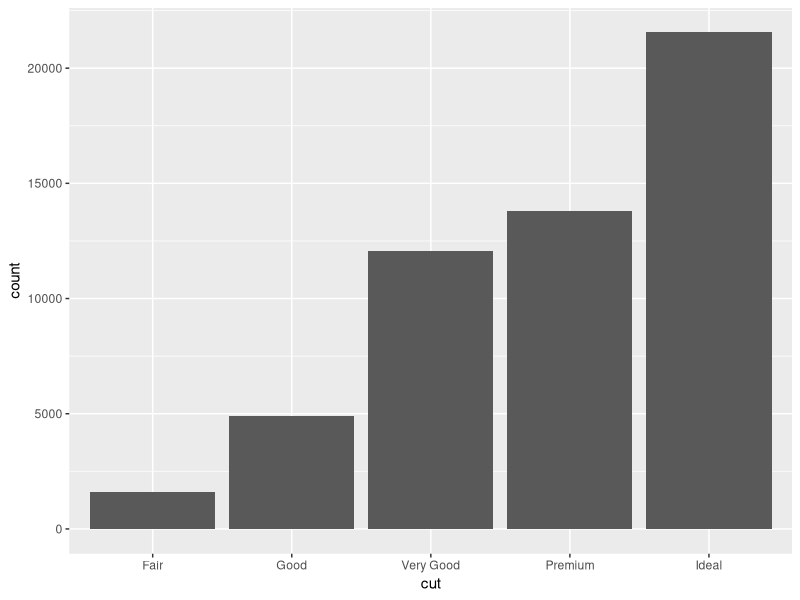
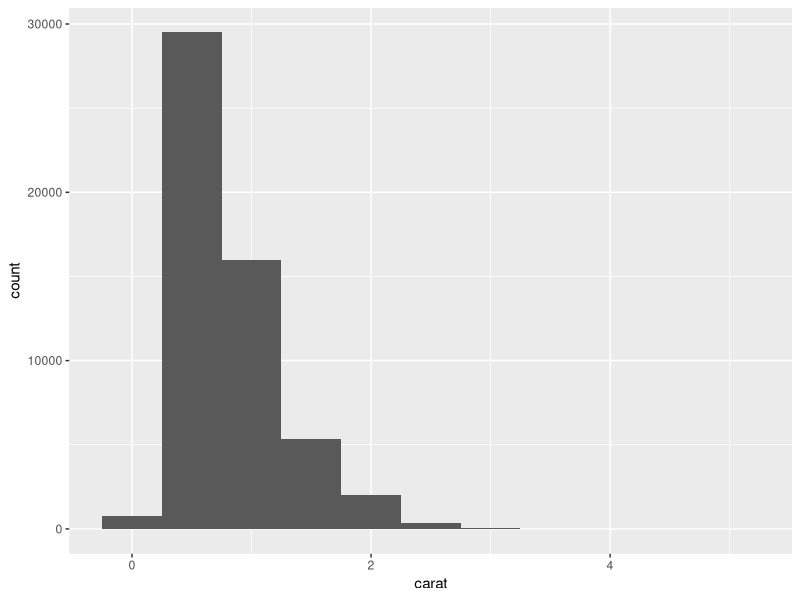
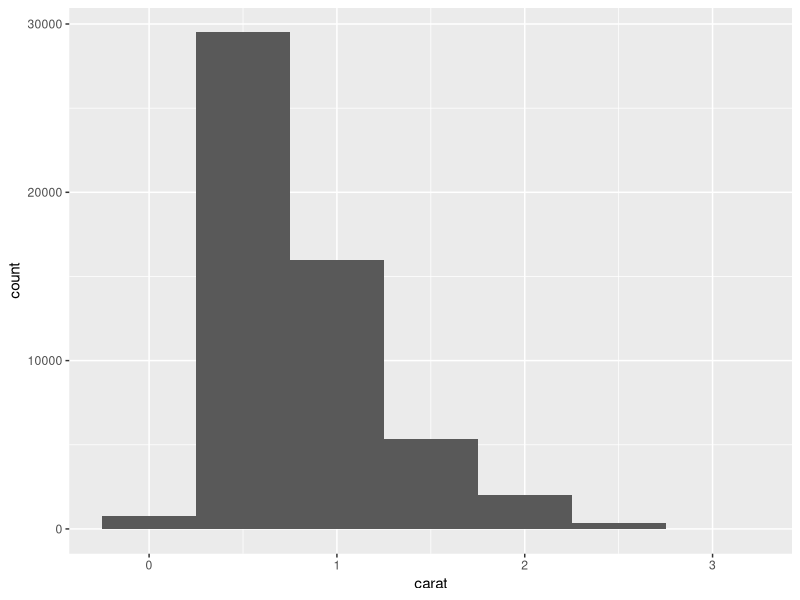
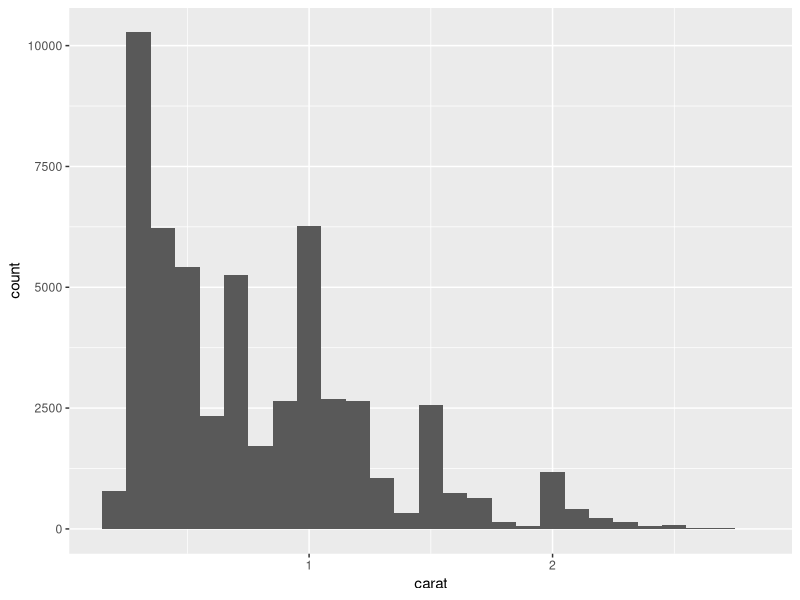
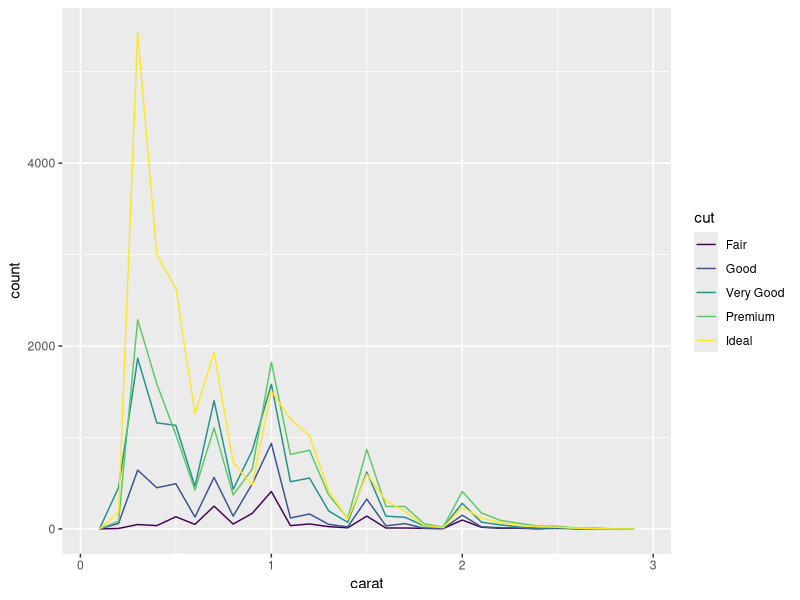
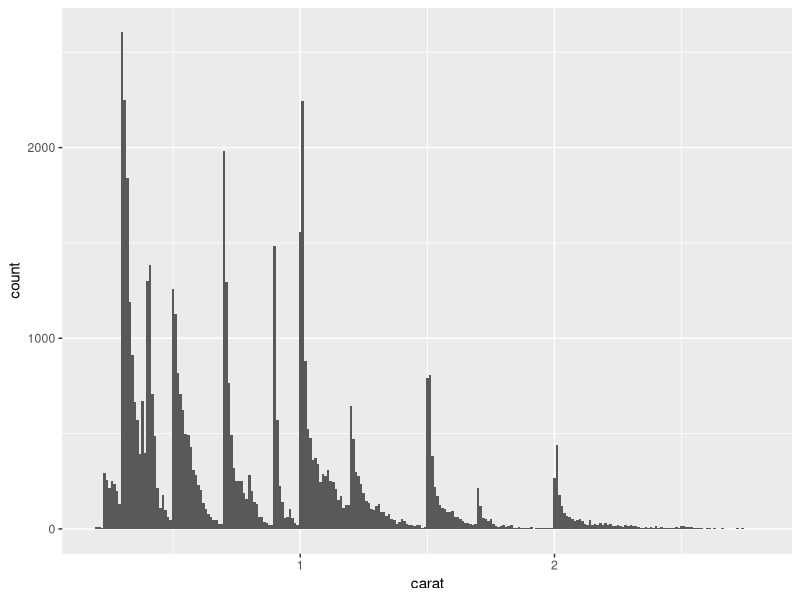
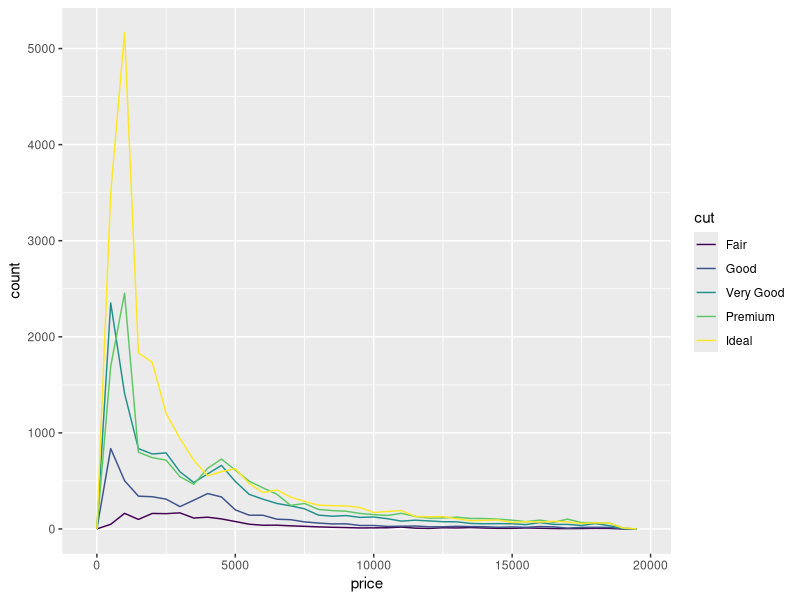
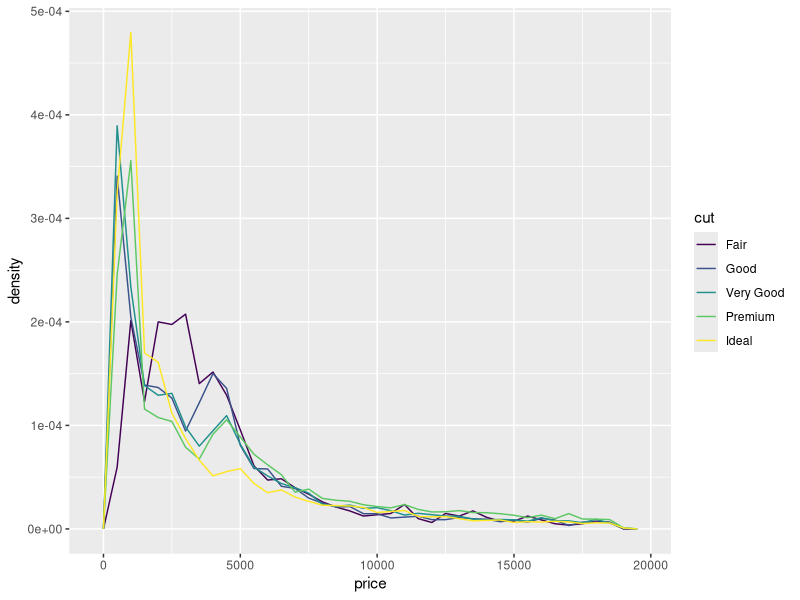

Reproduce these figures in R, in order.
library(tidyverse)
View(diamonds)
ggplot(data = diamonds)+
  geom_bar(mapping = aes(x = cut))

ggplot(data = diamonds)+
  geom_histogram(mapping = aes(x = carat), binwidth = 0.5)

smaller <-diamonds %>%
  filter(carat <3)
smaller

ggplot(data = smaller,mapping = aes(x = carat))+
  geom_histogram(binwidth = 0.5)

ggplot(data = smaller,mapping = aes(x = carat))+
  geom_histogram(binwidth = 0.1)


ggplot(data = smaller,mapping = aes(x = carat, colour = cut))+
  geom_freqpoly(binwidth = 0.1)

ggplot(data = smaller,mapping = aes(x = carat))+
  geom_histogram(binwidth = 0.01)


ggplot(data = diamonds,mapping = aes(x =price))+
  geom_freqpoly(mapping = aes(colour = cut), binwidth =500)

ggplot(data = diamonds,mapping = aes(x =price, y = ..density..))+
  geom_freqpoly(mapping = aes(colour = cut), binwidth =500)

ggplot(data = diamonds,mapping = aes(x =cut, y = price))+
  geom_boxplot()

ggplot(data = diamonds)+


 
  geom_count(mapping = aes(x = cut, y = color))

diamonds %>%
  count(color,cut)%>%
  ggplot(mapping = aes(x= color, y =cut))+
  geom_tile(mapping = aes(fill=n))

ggplot(data = diamonds)+
  geom_point(mapping = aes(x= carat, y = price))

ggplot(data= smaller)+
  geom_bin2d(mapping = aes(x= carat, y = price))


ggplot(data= smaller, mapping = aes(x= carat, y=price))+
  geom_boxplot(mapping = aes(group= cut_width(carat,0.1)))

# ok so what i got is that befor working it better to understand data and how it beheave and the beset way to do that is by ploting 
# i think this is the reason many use different tolles like some use tablue for this any way it better to know how data behave
# the way to know is by asking questions then ploting the result will get us usually to aske flow up question which result in another ploting and so on
